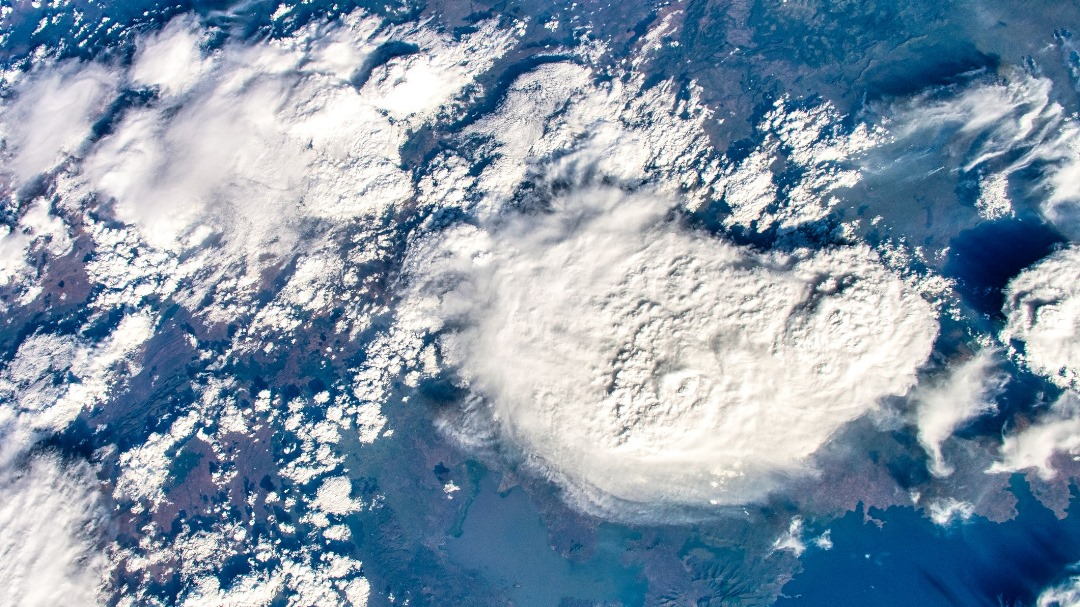
#> input picture TestImage.jpg, 1080 x 607 px
$ python MotionBlurInducer.py
#> lines starting #> are read from the running program, lines starting #| are printed output that depends on the picture
import cv2
import numpy as np

def add_motion_blur(image, kernel_size):
    # Create the motion blur kernel
    kernel = np.zeros((kernel_size, kernel_size))
    kernel[int((kernel_size - 1) / 2), :] = np.ones(kernel_size)
    kernel = kernel / kernel_size

    # Apply the kernel to the input image
    blurred = cv2.filter2D(image, -1, kernel)

    return blurred

# Load your image
image = cv2.imread('TestImage.jpg')
#> image is the input picture: shape (607, 1080, 3); mean B, G, R 170, 151.3, 131.5

# Apply motion blur with a specified kernel size
blurred_image = add_motion_blur(image, 200)
#> in add_motion_blur, `blurred = cv2.filter2D(image, -1, kernel)`:
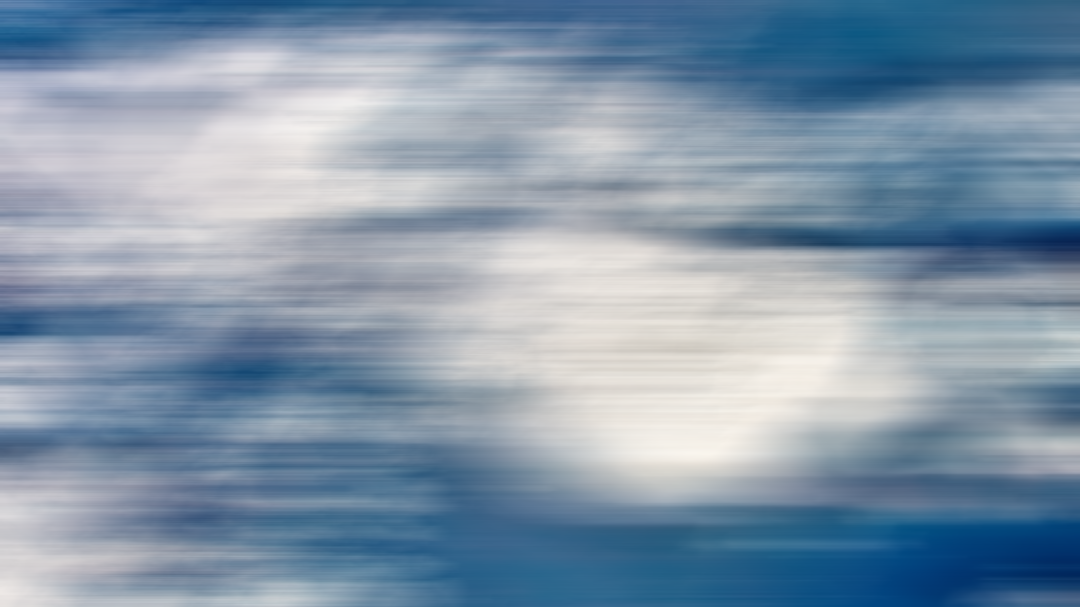
#> blurred: shape (607, 1080, 3); mean B, G, R 170, 151.2, 131.4

# Save or display the blurred image
cv2.imwrite('blur.jpg', blurred_image)
